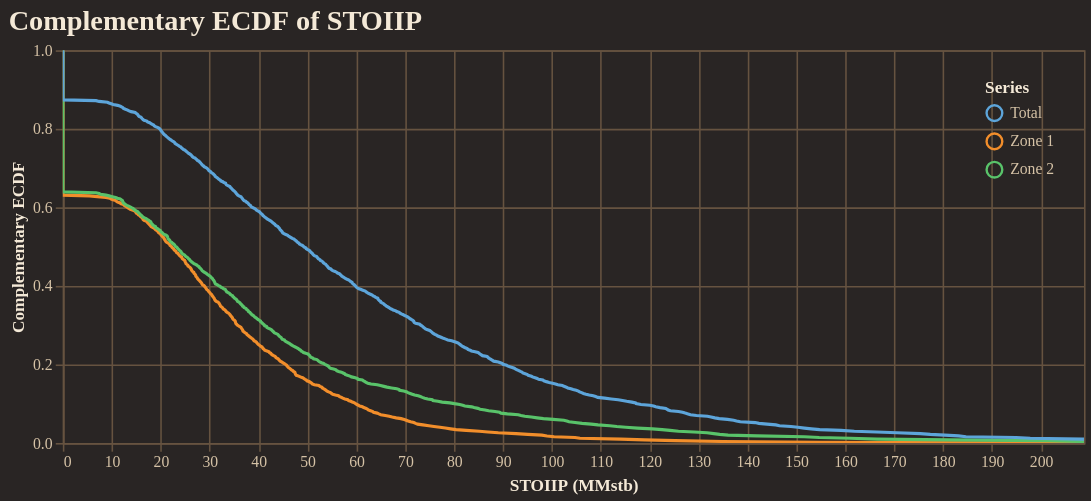

Notebook cell for this chart:
### Code cell
fig = reporter.plotter.prospect_volumetric_ecdf_plot(
    figsize=(650, 250),
    backend=PLOTTING_BACKEND
)
fig.show()

### Figure 1 — Vega-Lite specification as saved in the notebook (floating-point values rounded to 4 significant figures; data arrays with more than 128 entries replaced by an {"elided": "..."} marker saying what was removed)
{"config": {"background": "#292524", "view": {"fill": "#292524", "stroke": "#665340"}, "title": {"color": "#f4e9d7", "font": "Merriweather", "fontSize": 18, "fontWeight": 600, "subtitleColor": "#d5c2a6", "anchor": "start"}, "axis": {"domainColor": "#665340", "gridColor": "#665340", "tickColor": "#665340", "labelColor": "#d5c2a6", "titleColor": "#f4e9d7", "labelFont": "Merriweather", "titleFont": "Merriweather"}, "legend": {"titleColor": "#f4e9d7", "labelColor": "#d5c2a6", "labelFont": "Merriweather", "titleFont": "Merriweather", "orient": "top-right", "symbolType": "circle"}, "header": {"labelColor": "#d5c2a6", "titleColor": "#f4e9d7", "labelFont": "Merriweather", "titleFont": "Merriweather"}, "mark": {"color": "#c78d3b"}, "line": {"color": "#c78d3b"}, "bar": {"color": "#c78d3b"}, "point": {"color": "#ddb06d"}, "area": {"color": "#c78d3b", "opacity": 0.35}, "text": {"color": "#f4e9d7", "font": "Merriweather"}, "range": {"category": ["#5DA5DA", "#F28E2B", "#59C36A", "#E15759", "#B07AA1", "#4ECDC4", "#FF9DA7", "#EDC948"]}}, "layer": [{"mark": {"type": "line", "clip": true, "strokeWidth": 2}, "encoding": {"color": {"field": "series", "title": "Series", "type": "nominal"}, "tooltip": [{"field": "series", "title": "Series", "type": "nominal"}, {"field": "stoiip_mmstb", "format": ",.2f", "title": "STOIIP (MMstb)", "type": "quantitative"}, {"field": "exceedance_probability", "format": ".3f", "title": "Exceedance", "type": "quantitative"}], "x": {"field": "stoiip_mmstb", "title": "STOIIP (MMstb)", "type": "quantitative"}, "y": {"field": "exceedance_probability", "scale": {"domain": [0, 1]}, "title": "Complementary ECDF", "type": "quantitative"}}}], "data": {"name": "data-62e4f52a779dbcfd1bfa63b48f8073a7"}, "encoding": {"x": {"field": "stoiip_mmstb", "scale": {"domain": [0, 208.8]}, "type": "quantitative"}}, "height": 250, "title": "Complementary ECDF of STOIIP", "width": 650, "$schema": "https://vega.github.io/schema/vega-lite/v5.20.1.json", "datasets": {"data-62e4f52a779dbcfd1bfa63b48f8073a7": {"elided": "1500 records"}}}
